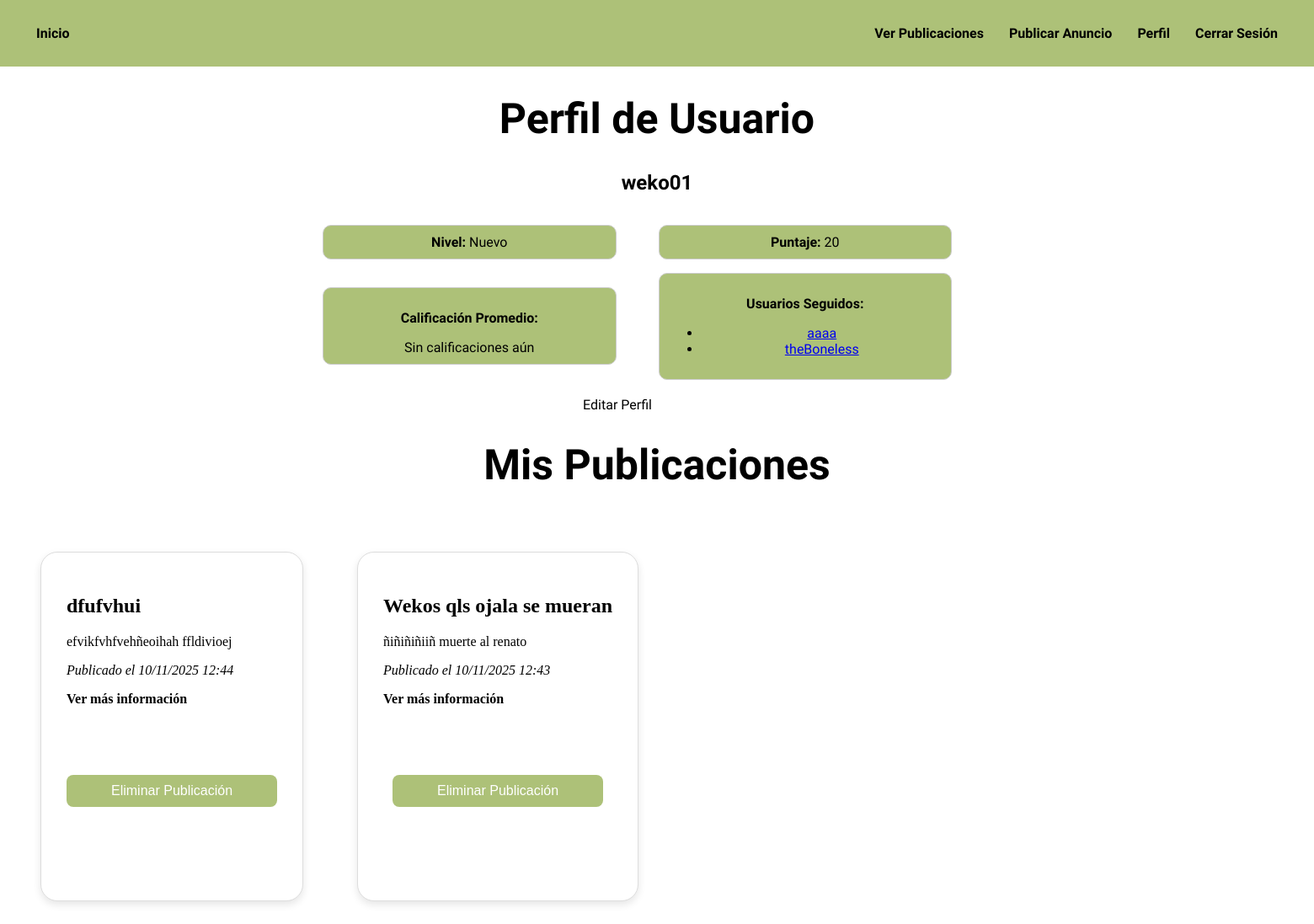
Page /perfil/ (signed in) on the committed database.
### BookityApp/models.py (models this page shows, shortened)
class Perfil(models.Model):
    user = models.OneToOneField('auth.User', on_delete=models.CASCADE)
    latitud_defecto = models.FloatField(null=True, blank=True)
    longitud_defecto = models.FloatField(null=True, blank=True)
    radio_marcador_defecto = models.FloatField(default=50)
    puntaje_usuario = models.IntegerField(default=0)
    nivel_usuario = models.CharField(max_length=20, choices=[('Nuevo', 'Nuevo'), ('Medio', 'Medio'), ('KPro', 'KPro')], default='Nuevo')
    promedio_calificaciones = models.FloatField(default=0.0, null=True, blank=True)
    usuarios_seguidos = models.ManyToManyField('self', blank=True)

class Publicacion(models.Model):
    user = models.ForeignKey('auth.User', on_delete=models.CASCADE)
    titulo = models.CharField(max_length=100)
    descripcion = models.TextField()
    contacto = models.CharField(max_length=100)
    tipo = models.CharField(max_length=20, choices=[('Intercambio', 'Intercambio'), ('Donación', 'Donación')], default='Donación')
    fecha_publicacion = models.DateTimeField(auto_now_add=True)
    ubicacion = models.CharField(max_length=100)
    latitud = models.FloatField()
    longitud = models.FloatField()
    radio_marcador = models.FloatField(default=50)
    estado = models.CharField(max_length=20, choices=[('Disponible', 'Disponible'), ('Cerrado', 'Cerrado')], default='Disponible')
    trato_cerrado_con = models.ForeignKey('auth.User', related_name='trato_cerrado_con', on_delete=models.SET_NULL, null=True, blank=True)
    calificacion = models.IntegerField(null=True, blank=True)
    resena = models.TextField(null=True, blank=True)

### BookityApp/views.py (the view)
# urls.py: path('perfil/', perfil, name='perfil'),
def perfil(request):
    publicaciones = Publicacion.objects.filter(user=request.user).order_by('-fecha_publicacion')
    perfil = Perfil.objects.get(user=request.user)
    usuarios_seguidos = perfil.usuarios_seguidos.all()
    return render(request, 'BookityApp/perfil.html', {
        'publicaciones': publicaciones,'perfil': perfil,'usuarios_seguidos': usuarios_seguidos
    })

### BookityApp/templates/BookityApp/perfil.html (shortened to what this page needs)
{% extends 'BookityApp/base.html' %}
{% block content %}
<h1 style="text-align: center; font-family: 'Sour Gummy', sans-serif; font-size: 50px;">Perfil de Usuario</h1>
<h2 style="text-align: center; font-family:'inder', sans-serif;">{{ user.username }}</h2>
<div class="ordenar_perfil1">
<p class="item"><strong>Nivel:</strong> {{ perfil.nivel_usuario }}</p>
<p class="item"><strong>Puntaje:</strong> {{ perfil.puntaje_usuario }}</p>
</div>
<div class="ordenar_perfil2">
        <div class="item">
    <p><strong>Calificación Promedio:</strong></p>
    {% if perfil.promedio_calificaciones %}
        {{ perfil.promedio_calificaciones|floatformat:2 }}
        {% else %}
        Sin calificaciones aún
    {% endif %}
    </div>
    <div class="item">
    <p><strong>Usuarios Seguidos:</strong></p>
    {% if usuarios_seguidos %}
        <ul>
        {% for seguido in usuarios_seguidos %}
            <li><a href="{% url 'usuarios_perfil' seguido.user.username %}">{{ seguido.user.username }}</a></li>
        {% endfor %}
        </ul>
    {% else %}
        <p>No sigues a ningún usuario.</p>
    {% endif %}
    </div>
</div>
<a href="{% url 'editar_perfil' %}" class="boton_edit_perfil">Editar Perfil</a>
<h1 style="text-align: center; font-family: 'Sour Gummy', sans-serif;font-size:50px;">Mis Publicaciones</h1>
{% if publicaciones %}
    <div class="contenedor-publicaciones">
        {% for publicacion in publicaciones %}
            <div class="publicacion">
                <h2>{{ publicacion.titulo }}</h2>
                <p>{{ publicacion.descripcion }}</p>
                <p><em>Publicado el {{ publicacion.fecha_publicacion|date:"d/m/Y H:i" }}</em></p>
                <div>
                    <a href="{% url 'detalle' publicacion.id %}" style="text-decoration: none;color: black;font-weight: bold;">Ver más información</a>
                </div>
                <form method="post" action="{% url 'eliminar_publicacion' publicacion.id %}">
                    <button type="submit">Eliminar Publicación</button>
                </form>
            </div>
        {% endfor %}
    </div>
{% else %}
    <p class="mensaje_sin_pub">No has realizado ninguna publicación todavía.</p>
{% endif %}
{% endblock %}

### BookityApp/static/css/styles.css (style rules this page uses)
body { padding-top: 70px; }
form { display: flex; flex-direction: column; align-items: center; justify-content: center; min-height: 25vh; gap: 0px; background-color: white; }
button, input[type="submit"] { width: 250px; padding: 10px; border: none; background-color:#adc178; color: white; border-radius: 8px; font-size: 16px; cursor: pointer; transition: background-color 0.2s ease-in-out; }
.contenedor-publicaciones { display: grid; grid-template-columns: repeat(4, 1fr); gap: 40px; justify-items: start; padding: 40px; }
.publicacion { background-color: #fff; border: 1px solid #ddd; border-radius: 20px; padding: 30px; box-shadow: 0 4px 10px rgba(0,0,0,0.1); transition: transform 0.2s ease, box-shadow 0.2s ease; }
.publicacion { margin-bottom:0px; margin-top:0px; }
.contenedor-publicaciones { margin-bottom: 0px; }
.ordenar_perfil1 { display: grid; grid-template-columns: repeat(auto-fill, minmax(300px, 1fr)); gap: 50px; width: 100%; align-items: center; box-sizing: border-box; margin-left:375px; font-family: 'inder',sans-serif; }
.ordenar_perfil2 { display: grid; grid-template-columns: repeat(auto-fill, minmax(300px, 1fr)); gap: 50px; width: 100%; align-items: center; box-sizing: border-box; margin-left: 375px; font-family: 'inder',sans-serif; }
.item { background: #adc178; border: 1px solid #ccc; padding: 10px; text-align: center; border-radius: 10px; height:auto; }
.boton_edit_perfil { color:black; text-decoration: none; font-family: 'Inder', sans-serif; display: block; text-align: center; margin-top:20px; width:100px; length:100px; margin-left:675px; }

### rows in the picture
Perfil: nivel_usuario "Nuevo", puntaje_usuario "20"
Perfil: user.username "aaaa"
Perfil: user.username "theBoneless"
Publicacion: titulo "dfufvhui", descripcion "efvikfvhfvehñeoihah ffldivioej", fecha_publicacion "10/11/2025 12:44"
Publicacion: titulo "Wekos qls ojala se mueran", descripcion "ñiñiñiñiiñ muerte al renato", fecha_publicacion "10/11/2025 12:43"

### other values in the picture
{{ user.username }} "weko01"
